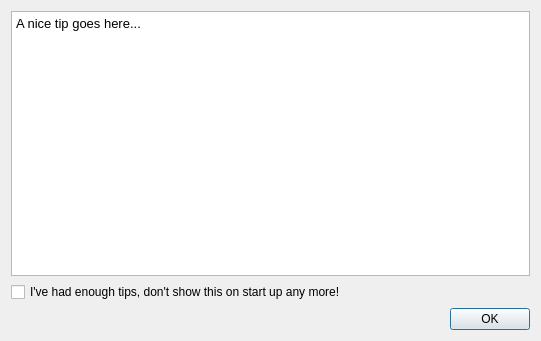
<?xml version="1.0" encoding="UTF-8"?>
<ui version="4.0">
 <class>QgsTipGuiBase</class>
 <widget class="QDialog" name="QgsTipGuiBase">
  <property name="geometry">
   <rect>
    <x>0</x>
    <y>0</y>
    <width>541</width>
    <height>341</height>
   </rect>
  </property>
  <property name="windowTitle">
   <string>QGIS Tips!</string>
  </property>
  <layout class="QGridLayout" name="gridLayout">
   <item row="0" column="0" colspan="2">
    <widget class="QTextBrowser" name="txtTip">
     <property name="sizePolicy">
      <sizepolicy hsizetype="Expanding" vsizetype="Expanding">
       <horstretch>0</horstretch>
       <verstretch>0</verstretch>
      </sizepolicy>
     </property>
     <property name="html">
      <string>&lt;!DOCTYPE HTML PUBLIC &quot;-//W3C//DTD HTML 4.0//EN&quot; &quot;http://www.w3.org/TR/REC-html40/strict.dtd&quot;&gt;
&lt;html&gt;&lt;head&gt;&lt;meta name=&quot;qrichtext&quot; content=&quot;1&quot; /&gt;&lt;style type=&quot;text/css&quot;&gt;
p, li { white-space: pre-wrap; }
&lt;/style&gt;&lt;/head&gt;&lt;body style=&quot; font-family:'Lucida Grande'; font-size:13pt; font-weight:400; font-style:normal;&quot;&gt;
&lt;p style=&quot; margin-top:0px; margin-bottom:0px; margin-left:0px; margin-right:0px; -qt-block-indent:0; text-indent:0px;&quot;&gt;&lt;span style=&quot; font-family:'Ubuntu'; font-size:10pt;&quot;&gt;A nice tip goes here...&lt;/span&gt;&lt;/p&gt;&lt;/body&gt;&lt;/html&gt;</string>
     </property>
     <property name="openExternalLinks">
      <bool>true</bool>
     </property>
    </widget>
   </item>
   <item row="1" column="0" colspan="2">
    <widget class="QCheckBox" name="cbxDisableTips">
     <property name="text">
      <string>I've had enough tips, don't show this on start up any more!</string>
     </property>
    </widget>
   </item>
   <item row="2" column="0" colspan="2">
    <widget class="QDialogButtonBox" name="buttonBox">
     <property name="orientation">
      <enum>Qt::Horizontal</enum>
     </property>
     <property name="standardButtons">
      <set>QDialogButtonBox::Ok</set>
     </property>
    </widget>
   </item>
  </layout>
 </widget>
 <resources/>
 <connections>
  <connection>
   <sender>buttonBox</sender>
   <signal>accepted()</signal>
   <receiver>QgsTipGuiBase</receiver>
   <slot>accept()</slot>
   <hints>
    <hint type="sourcelabel">
     <x>248</x>
     <y>254</y>
    </hint>
    <hint type="destinationlabel">
     <x>157</x>
     <y>274</y>
    </hint>
   </hints>
  </connection>
  <connection>
   <sender>buttonBox</sender>
   <signal>rejected()</signal>
   <receiver>QgsTipGuiBase</receiver>
   <slot>reject()</slot>
   <hints>
    <hint type="sourcelabel">
     <x>316</x>
     <y>260</y>
    </hint>
    <hint type="destinationlabel">
     <x>286</x>
     <y>274</y>
    </hint>
   </hints>
  </connection>
 </connections>
</ui>
